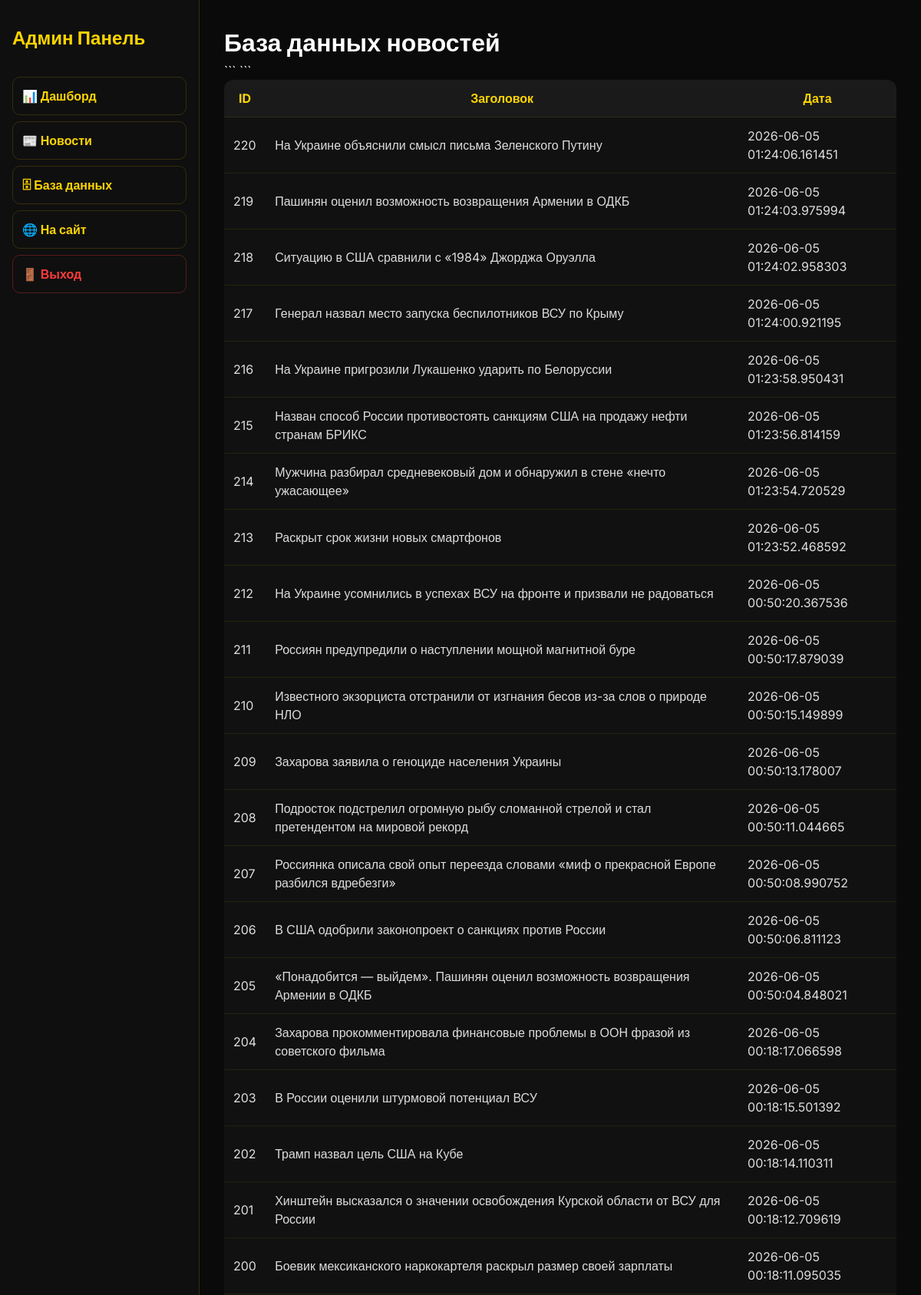
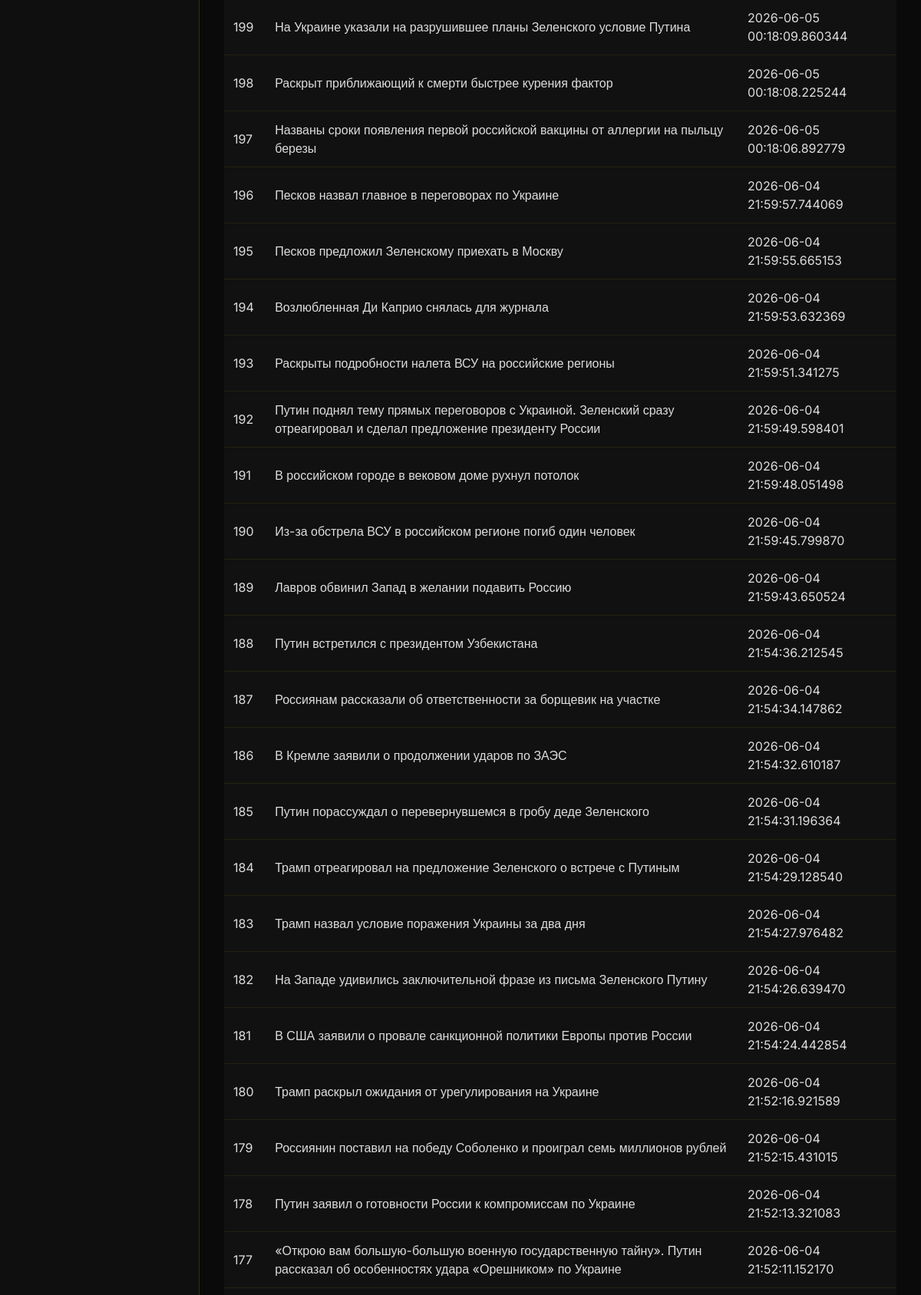
Page /admin/database (signed in, upper part) on the committed database (2 pictures, top to bottom).
### app/models.py (models this page shows, shortened)
class News(db.Model):
    id = db.Column(db.Integer, primary_key=True)
    category_id = db.Column(db.Integer, db.ForeignKey('category.id'), nullable=False)
    title_kk = db.Column(db.String(200), nullable=False)
    title_ru = db.Column(db.String(200), nullable=False)
    title_en = db.Column(db.String(200), nullable=False)
    content_kk = db.Column(db.Text, nullable=False)
    content_ru = db.Column(db.Text, nullable=False)
    content_en = db.Column(db.Text, nullable=False)
    summary_kk = db.Column(db.Text, nullable=True)
    summary_ru = db.Column(db.Text, nullable=True)
    summary_en = db.Column(db.Text, nullable=True)
    image_filename = db.Column(db.String(200), nullable=True)
    source_name = db.Column(db.String(100), nullable=True)
    original_url = db.Column(db.String(500), unique=True, nullable=True)
    views = db.Column(db.Integer, default=0)
    created_at = db.Column(db.DateTime, default=datetime.utcnow, index=True)

### app/admin.py (the view)
@admin_bp.route('/database')
@login_required
def database():
    news = News.query.order_by(News.id.desc()).limit(100).all()
    return render_template('admin/database.html', news=news)

### app/__init__.py (called while the page is built)
def create_app(config_class=Config):
    app = Flask(__name__)
    app.config.from_object(config_class)
    db.init_app(app)
    login_manager.init_app(app)
    os.makedirs(app.config['UPLOAD_FOLDER'], exist_ok=True)
    from app.routes import main
    from app.admin import admin_bp
    app.register_blueprint(main)
    app.register_blueprint(admin_bp, url_prefix='/admin')
    from app.translations import get_translation
    def to_kz_time(dt):
        if dt:
            return dt + timedelta(hours=5)
        return dt
    @app.context_processor
    def inject_translations():
        def _(key):
            lang = session.get('lang', 'ru')
            return get_translation(lang, key)
        return dict(
            _=_,
            current_lang=lambda: session.get('lang', 'ru'),
            to_kz_time=to_kz_time
        )
    return app

### app/models.py (called while the page is built)
@login_manager.user_loader
def load_user(id):
    return User.query.get(int(id))

### app/templates/admin/database.html (shortened to what this page needs)
{% extends "admin/base.html" %}
{% block content %}
<h1>База данных новостей</h1>
<table class="admin-table">
    <tr>
        <th>ID</th>
        <th>Заголовок</th>
        <th>Дата</th>
    </tr>
{% for item in news %}
<tr>
    <td>{{ item.id }}</td>
    <td>{{ item.title_ru }}</td>
    <td>{{ item.created_at }}</td>
</tr>
{% endfor %}
</table>
{% endblock %}

### app/static/css/style.css (style rules this page uses)
* { margin: 0; padding: 0; box-sizing: border-box; -webkit-font-smoothing: antialiased; }
body { font-family: 'Inter', -apple-system, BlinkMacSystemFont, "Segoe UI", Roboto, sans-serif; background-color: var(--bg-base); color: var(--text-main); line-height: 1.5; min-height: 100vh; display: flex; flex-direction: column; overflow-x: hidden; }
:root { --primary: #ffd500; --primary-glow: rgba(255, 213, 0, 0.45); --accent: #ffea00; --text-main: #ffffff; --text-muted: #bdbdbd; --bg-base: #000000; --bg-secondary: #050505; --bg-card: #0a0a0a; --glass-bg: rgba(0,0,0,0.92); --glass-border: rgba(255,255,255,0.04); }
body { background: #000000 !important; color: white; }
body { background: #000; color: #fff; }

### app/templates/admin/base.html (style rules this page uses)
body { background: #0a0a0a; color: #fff; font-family: 'Inter', sans-serif; }
.admin-table { width: 100%; border-collapse: collapse; background: #111; border-radius: 12px; overflow: hidden; }
.admin-table th { background: #1a1a1a; color: #ffd500; padding: 12px; }
.admin-table td { border-top: 1px solid rgba(255, 213, 0, 0.08); padding: 12px; color: #ddd; }

### rows in the picture
News: id "220", title_ru "На Украине объяснили смысл письма Зеленского Путину", created_at "2026-06-05 01:24:06.161451"
News: id "219", title_ru "Пашинян оценил возможность возвращения Армении в ОДКБ", created_at "2026-06-05 01:24:03.975994"
News: id "218", title_ru "Ситуацию в США сравнили с «1984» Джорджа Оруэлла", created_at "2026-06-05 01:24:02.958303"
News: id "217", title_ru "Генерал назвал место запуска беспилотников ВСУ по Крыму", created_at "2026-06-05 01:24:00.921195"
News: id "216", title_ru "На Украине пригрозили Лукашенко ударить по Белоруссии", created_at "2026-06-05 01:23:58.950431"
News: id "215", title_ru "Назван способ России противостоять санкциям США на продажу нефти странам БРИКС", created_at "2026-06-05 01:23:56.814159"
News: id "214", title_ru "Мужчина разбирал средневековый дом и обнаружил в стене «нечто ужасающее»", created_at "2026-06-05 01:23:54.720529"
News: id "213", title_ru "Раскрыт срок жизни новых смартфонов", created_at "2026-06-05 01:23:52.468592"
News: id "212", title_ru "На Украине усомнились в успехах ВСУ на фронте и призвали не радоваться", created_at "2026-06-05 00:50:20.367536"
News: id "211", title_ru "Россиян предупредили о наступлении мощной магнитной буре", created_at "2026-06-05 00:50:17.879039"
News: id "210", title_ru "Известного экзорциста отстранили от изгнания бесов из-за слов о природе НЛО", created_at "2026-06-05 00:50:15.149899"
News: id "209", title_ru "Захарова заявила о геноциде населения Украины", created_at "2026-06-05 00:50:13.178007"
News: id "208", title_ru "Подросток подстрелил огромную рыбу сломанной стрелой и стал претендентом на мировой рекорд", created_at "2026-06-05 00:50:11.044665"
News: id "207", title_ru "Россиянка описала свой опыт переезда словами «миф о прекрасной Европе разбился вдребезги»", created_at "2026-06-05 00:50:08.990752"
News: id "206", title_ru "В США одобрили законопроект о санкциях против России", created_at "2026-06-05 00:50:06.811123"
News: id "205", title_ru "«Понадобится — выйдем». Пашинян оценил возможность возвращения Армении в ОДКБ", created_at "2026-06-05 00:50:04.848021"
News: id "204", title_ru "Захарова прокомментировала финансовые проблемы в ООН фразой из советского фильма", created_at "2026-06-05 00:18:17.066598"
News: id "203", title_ru "В России оценили штурмовой потенциал ВСУ", created_at "2026-06-05 00:18:15.501392"
News: id "202", title_ru "Трамп назвал цель США на Кубе", created_at "2026-06-05 00:18:14.110311"
News: id "201", title_ru "Хинштейн высказался о значении освобождения Курской области от ВСУ для России", created_at "2026-06-05 00:18:12.709619"
News: id "200", title_ru "Боевик мексиканского наркокартеля раскрыл размер своей зарплаты", created_at "2026-06-05 00:18:11.095035"
News: id "199", title_ru "На Украине указали на разрушившее планы Зеленского условие Путина", created_at "2026-06-05 00:18:09.860344"
News: id "198", title_ru "Раскрыт приближающий к смерти быстрее курения фактор", created_at "2026-06-05 00:18:08.225244"
News: id "197", title_ru "Названы сроки появления первой российской вакцины от аллергии на пыльцу березы", created_at "2026-06-05 00:18:06.892779"
News: id "196", title_ru "Песков назвал главное в переговорах по Украине", created_at "2026-06-04 21:59:57.744069"
News: id "195", title_ru "Песков предложил Зеленскому приехать в Москву", created_at "2026-06-04 21:59:55.665153"
News: id "194", title_ru "Возлюбленная Ди Каприо снялась для журнала", created_at "2026-06-04 21:59:53.632369"
News: id "193", title_ru "Раскрыты подробности налета ВСУ на российские регионы", created_at "2026-06-04 21:59:51.341275"
News: id "192", title_ru "Путин поднял тему прямых переговоров с Украиной. Зеленский сразу отреагировал и сделал предложение президенту России", created_at "2026-06-04 21:59:49.598401"
News: id "191", title_ru "В российском городе в вековом доме рухнул потолок", created_at "2026-06-04 21:59:48.051498"
News: id "190", title_ru "Из-за обстрела ВСУ в российском регионе погиб один человек", created_at "2026-06-04 21:59:45.799870"
News: id "189", title_ru "Лавров обвинил Запад в желании подавить Россию", created_at "2026-06-04 21:59:43.650524"
News: id "188", title_ru "Путин встретился с президентом Узбекистана", created_at "2026-06-04 21:54:36.212545"
News: id "187", title_ru "Россиянам рассказали об ответственности за борщевик на участке", created_at "2026-06-04 21:54:34.147862"
News: id "186", title_ru "В Кремле заявили о продолжении ударов по ЗАЭС", created_at "2026-06-04 21:54:32.610187"
News: id "185", title_ru "Путин порассуждал о перевернувшемся в гробу деде Зеленского", created_at "2026-06-04 21:54:31.196364"
News: id "184", title_ru "Трамп отреагировал на предложение Зеленского о встрече с Путиным", created_at "2026-06-04 21:54:29.128540"
News: id "183", title_ru "Трамп назвал условие поражения Украины за два дня", created_at "2026-06-04 21:54:27.976482"
News: id "182", title_ru "На Западе удивились заключительной фразе из письма Зеленского Путину", created_at "2026-06-04 21:54:26.639470"
News: id "181", title_ru "В США заявили о провале санкционной политики Европы против России", created_at "2026-06-04 21:54:24.442854"
News: id "180", title_ru "Трамп раскрыл ожидания от урегулирования на Украине", created_at "2026-06-04 21:52:16.921589"
News: id "179", title_ru "Россиянин поставил на победу Соболенко и проиграл семь миллионов рублей", created_at "2026-06-04 21:52:15.431015"
News: id "178", title_ru "Путин заявил о готовности России к компромиссам по Украине", created_at "2026-06-04 21:52:13.321083"
News: id "177", title_ru "«Открою вам большую-большую военную государственную тайну». Путин рассказал об особенностях удара «Орешником» по Украине", created_at "2026-06-04 21:52:11.152170"
